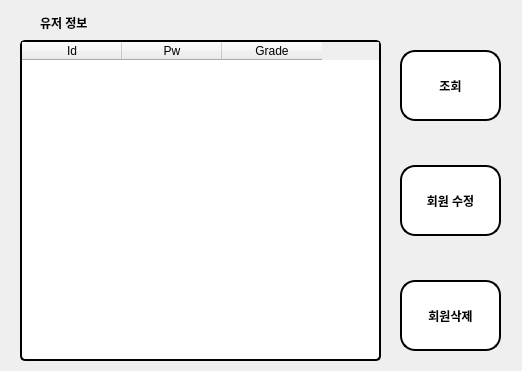
<?xml version="1.0" encoding="UTF-8"?>
<ui version="4.0">
 <class>userinfo</class>
 <widget class="QDialog" name="userinfo">
  <property name="geometry">
   <rect>
    <x>0</x>
    <y>0</y>
    <width>522</width>
    <height>371</height>
   </rect>
  </property>
  <property name="windowTitle">
   <string>Dialog</string>
  </property>
  <widget class="QTableWidget" name="tableWidget">
   <property name="geometry">
    <rect>
     <x>20</x>
     <y>40</y>
     <width>361</width>
     <height>321</height>
    </rect>
   </property>
   <property name="styleSheet">
    <string notr="true">QTableView::item:hover {
	
	color: rgb(238, 238, 236);
	background-color: rgb(85, 87, 83);
}
QTableWidget{
background-color:#fff; border:2px solid #000;  border-radius:5px;
}</string>
   </property>
   <property name="rowCount">
    <number>0</number>
   </property>
   <column>
    <property name="text">
     <string>Id</string>
    </property>
   </column>
   <column>
    <property name="text">
     <string>Pw</string>
    </property>
   </column>
   <column>
    <property name="text">
     <string>Grade</string>
    </property>
   </column>
  </widget>
  <widget class="QPushButton" name="pushButton">
   <property name="geometry">
    <rect>
     <x>400</x>
     <y>50</y>
     <width>101</width>
     <height>71</height>
    </rect>
   </property>
   <property name="styleSheet">
    <string notr="true">QPushButton:hover{
background-color: rgb(85, 87, 83);
color:white;
border-radius:5px;
}
QPushButton{
	font: 57 11pt &quot;Ubuntu&quot;;
	font:bold;
background-color:#fff; border:2px solid #000;  border-radius:15px;
}</string>
   </property>
   <property name="text">
    <string>조회</string>
   </property>
  </widget>
  <widget class="QPushButton" name="pushButton_2">
   <property name="geometry">
    <rect>
     <x>400</x>
     <y>165</y>
     <width>101</width>
     <height>71</height>
    </rect>
   </property>
   <property name="styleSheet">
    <string notr="true">QPushButton:hover{
background-color: rgb(85, 87, 83);
color:white;
border-radius:5px;
}
QPushButton{
	font: 57 11pt &quot;Ubuntu&quot;;
	font:bold;
background-color:#fff; border:2px solid #000;  border-radius:15px;
}</string>
   </property>
   <property name="text">
    <string>회원 수정</string>
   </property>
  </widget>
  <widget class="QPushButton" name="pushButton_3">
   <property name="geometry">
    <rect>
     <x>400</x>
     <y>280</y>
     <width>101</width>
     <height>71</height>
    </rect>
   </property>
   <property name="styleSheet">
    <string notr="true">QPushButton:hover{
background-color: rgb(85, 87, 83);
color:white;
border-radius:5px;
}
QPushButton{
	font: 57 11pt &quot;Ubuntu&quot;;
	font:bold;
background-color:#fff; border:2px solid #000;  border-radius:15px;
}</string>
   </property>
   <property name="text">
    <string>회원삭제</string>
   </property>
  </widget>
  <widget class="QLabel" name="label">
   <property name="geometry">
    <rect>
     <x>40</x>
     <y>7</y>
     <width>111</width>
     <height>31</height>
    </rect>
   </property>
   <property name="styleSheet">
    <string notr="true">font-weight:600;
font: 57 15pt &quot;Ubuntu&quot;;
font:bold;</string>
   </property>
   <property name="text">
    <string>유저 정보</string>
   </property>
  </widget>
 </widget>
 <resources/>
 <connections/>
</ui>
